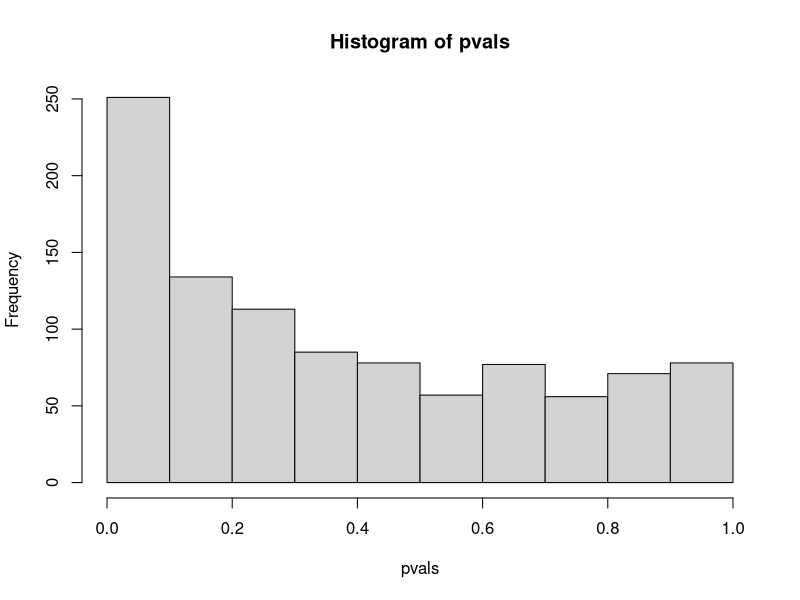

R code for this plot:
#Statisitcal Inference 9: Hypothesis Testing

#9.1 p-values

#Phrasing research asking questions, for example:
#Does a medication extend the lives of cancer patients?
#Does an increase in gun sales correlate with more gun violence?
#Does class size affect test scores?

#Exercises 9.3

#1 Generate a sample of size N=1000 from an urn model with 50% 
#blue beads:
N <- 1000
theta <- 0.5
x <- rbinom(N, 1, 0.5)
x_hat<-mean(x)
x_hat
#[1] 0.478
se<-sqrt(x_hat*(1-x_hat)/N)
#[1] 0.01579465
z <- (x_hat - theta) / se
#[1] -1.456189
p_value <- 2 *(1-pnorm(abs(z)))
p_value
#[1] 0.1453403
#Hypothesis H0: p=0.5 vs H1 != 0.5 with an alpha=0.05
#the p_value > alpha, so the null hypothesis is not rejected

#then, compute a p-value if theta=0.5. Repeat this 10,000 times
# and report how often the p-value is lower than 0.05?
N <- 10000
theta <- 0.5
x <- rbinom(N, 1, 0.5)
x_hat<-mean(x)
x_hat
#[1] 0.5002
se<-sqrt(x_hat*(1-x_hat)/N)
#[1] 0.005
z <- (x_hat - theta) / se
#[1] 0.04
p_value <- 2 *(1-pnorm(abs(z)))
p_value
#[1] 0.9680931
#Hypothesis H0: p=0.5 vs H1 != 0.5 with an alpha=0.05
#the p_value > alpha, so the null hypothesis is not rejected

#Finding how often less than 0.05
set.seed(2)

M <- 1000
N <- 10000
p0 <- 0.5
p1 <- 0.505                       # try 0.505, 0.51, 0.52, etc.

pvals <- replicate(M, {
  k <- rbinom(1, N, p1)
  phat <- k / N
  se <- sqrt(phat * (1 - phat) / N)
  z <- (phat - p0) / se
  2 * (1 - pnorm(abs(z)))
})

mean(pvals < 0.05)                 # estimated power at p1
#[1] 0.168

#How often is it lower than 0.01?
set.seed(2)

M <- 1000
N <- 10000
p0 <- 0.5
p1 <- 0.505                       # try 0.505, 0.51, 0.52, etc.

pvals <- replicate(M, {
  k <- rbinom(1, N, p1)
  phat <- k / N
  se <- sqrt(phat * (1 - phat) / N)
  z <- (phat - p0) / se
  2 * (1 - pnorm(abs(z)))
})

mean(pvals < 0.01)                 # estimated power at p1
#[1] 0.054

#2 Make a histogram of the p-values you generated in exercise 1.
hist(pvals)
#c. The p-values are uniformly distributed.
#null pvals are uniformly distributed between 0 and 1
#the peak closest to 0 is where the alternative hypothesis live along
#with some potential false positives